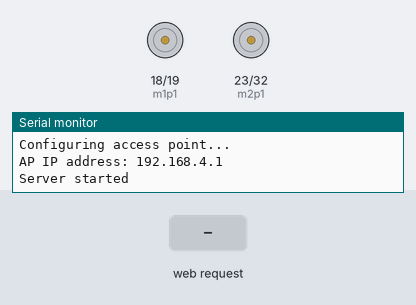
A sketch run on a simulated ESP32. Parts: motor-driver pin pairs drawn as motors (green arrow = first pin HIGH = forward, orange = second pin HIGH = backward, longer = more drive, scaled by the enable pin), the last lines printed to the serial monitor. Inputs (shaded band) come from the test bench.

Above: at 1.2 s.
1.3 s: HTTP request GET /front received
2.8 s: HTTP request GET /start received
At 3.5 s:
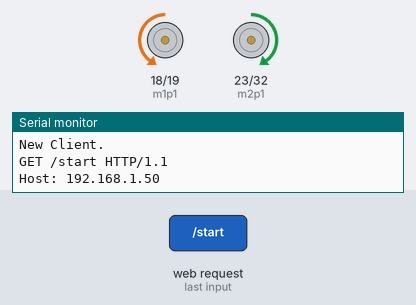
5.3 s: HTTP request GET /back received
6.8 s: HTTP request GET /start received
At 7.6 s:
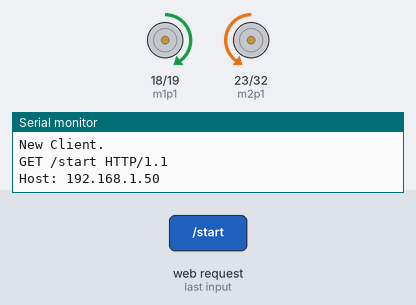
Timing chart, 0 to 9.8 s (numbered marks = the images above; inputs shaded):
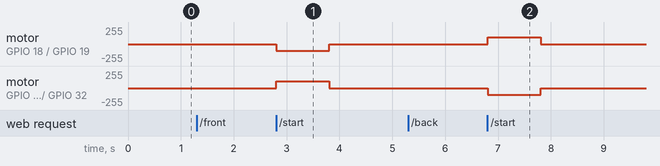

Measured:
- after the input at 2.8 s, motor on GPIO 18 (m1p1) / GPIO 19 (m1p2): stopped → backward 100/255 at once, → stopped 1.0 s later; motor on GPIO 23 (m2p1) / GPIO 32 (m2p2): stopped → forward 100/255 at once, → stopped 1.0 s later
- after the input at 6.8 s, motor on GPIO 18 (m1p1) / GPIO 19 (m1p2): stopped → forward 100/255 at once, → stopped 1.0 s later; motor on GPIO 23 (m2p1) / GPIO 32 (m2p2): stopped → backward 100/255 at once, → stopped 1.0 s later

The sketch:

buttonbot.ino
```cpp
// Load Wi-Fi library
#include <WiFi.h>
#include <WiFiClient.h>
#include <WiFiAP.h>

void carforward();
void carbackward();
void carturnleft();
void carturnright();
void carStop();

void startloop();

#define speed 100
#define t_speed 50

#define del 1000
#define t_del 200

// Replace with your network credentials
const char *ssid = "yourAP";
const char *password = "yourPassword";

// Set web server port number to 80
WiFiServer server(80);

// Variable to store the HTTP request
String header;

// Auxiliar variables to store the current output state
int m1p1 = 18;
int m1p2 = 19;
int m2p1 = 23;
int m2p2 = 32;
int m1en = 5;
int m2en = 33;

int list[20];
int count = 0;
int f = 1;
int b = 2;
int l = 3;
int r = 4;
int s = 0;

// Current time
unsigned long currentTime = millis();
// Previous time
unsigned long previousTime = 0;
// Define timeout time in milliseconds (example: 2000ms = 2s)
const long timeoutTime = 2000;

void setup() {
  Serial.begin(115200);
  // Initialize the output variables as outputs
  pinMode(m1p1, OUTPUT);
  pinMode(m1p2, OUTPUT);
  pinMode(m2p1, OUTPUT);
  pinMode(m2p2, OUTPUT);
  pinMode(m1en, OUTPUT);
  pinMode(m2en, OUTPUT);
  // Set outputs to LOW
  carStop();

  // Connect to Wi-Fi network with SSID and password
  Serial.println();
  Serial.println("Configuring access point...");

  // You can remove the password parameter if you want the AP to be open.
  // a valid password must have more than 7 characters
  if (!WiFi.softAP(ssid, password)) {
    log_e("Soft AP creation failed.");
    while(1);
  }
  IPAddress myIP = WiFi.softAPIP();
  Serial.print("AP IP address: ");
  Serial.println(myIP);
  server.begin();

  Serial.println("Server started");
}

void loop(){
  WiFiClient client = server.available();   // Listen for incoming clients

  if (client) {                             // If a new client connects,
    currentTime = millis();
    previousTime = currentTime;
    Serial.println("New Client.");          // print a message out in the serial port
    String currentLine = "";                // make a String to hold incoming data from the client
    while (client.connected() && currentTime - previousTime <= timeoutTime) {  // loop while the client's connected
      currentTime = millis();
      if (client.available()) {             // if there's bytes to read from the client,
        char c = client.read();             // read a byte, then
        Serial.write(c);                    // print it out the serial monitor
        header += c;
        if (c == '\n') {                    // if the byte is a newline character
          // if the current line is blank, you got two newline characters in a row.
          // that's the end of the client HTTP request, so send a response:
          if (currentLine.length() == 0) {
            // HTTP headers always start with a response code (e.g. HTTP/1.1 200 OK)
            // and a content-type so the client knows what's coming, then a blank line:
            client.println("HTTP/1.1 200 OK");
            client.println("Content-type:text/html");
            client.println("Connection: close");
            client.println();

            // turns the GPIOs on and off
            if (header.indexOf("GET /front") >= 0) {
              list[count] = f;
              count++;

            } else if (header.indexOf("GET /back") >= 0) {
              list[count] = b;
              count++;

            } else if (header.indexOf("GET /left") >= 0) {
              list[count] = l;
              count++;

            } else if (header.indexOf("GET /right") >= 0) {
              list[count] = r;
              count++;

            } else if (header.indexOf("GET /start") >= 0) {
              list[count] = s;
              startloop();

            }

            // Display the HTML web page
            client.println("<!DOCTYPE html><html>");
            client.println("<head><meta name=\"viewport\" content=\"width=device-width, initial-scale=1\">");
            client.println("<link rel=\"icon\" href=\"data:,\">");
            // CSS to style the on/off buttons
            // Feel free to change the background-color and font-size attributes to fit your preferences
            client.println("<style>html { font-family: Helvetica; display: inline-block; margin: 0px auto; text-align: center;}");
            client.println(".button { background-color: #4CAF50; border: none; color: white; padding: 16px 40px;");
            client.println("text-decoration: none; font-size: 30px; margin: 2px; cursor: pointer;}");
            client.println("</style></head>");

            // Web Page Heading
            client.println("<body><h1>ESP32 Web Server</h1>");

            // Display current state, and ON/OFF buttons for GPIO 26
            //client.println("<p>GPIO 26 - State " + output26State + "</p>");
            // If the output26State is off, it displays the ON button
            client.println("<p><a href=\"/front\"><button class=\"button\">FRONT</button></a></p>");


            // Display current state, and ON/OFF buttons for GPIO 27
            //client.println("<p>GPIO 27 - State " + output27State + "</p>");
            // If the output27State is off, it displays the ON button
            client.println("<p><a href=\"/back\"><button class=\"button\">BACK</button></a></p>");

            client.println("<p><a href=\"/right\"><button class=\"button\">RIGHT</button></a></p>");
            client.println("<p><a href=\"/left\"><button class=\"button\">LEFT</button></a></p>");
            client.println("<p><a href=\"/start\"><button class=\"button\">START</button></a></p>");

            client.println("</body></html>");

            // The HTTP response ends with another blank line
            client.println();
            // Break out of the while loop
            break;
          } else { // if you got a newline, then clear currentLine
            currentLine = "";
          }
        } else if (c != '\r') {  // if you got anything else but a carriage return character,
          currentLine += c;      // add it to the end of the currentLine
        }
      }
    }
    // Clear the header variable
    header = "";
    // Close the connection
    client.stop();
    Serial.println("Client disconnected.");
    Serial.println("");
  }
}

void carforward() {
  analogWrite(m1en, speed);
  analogWrite(m2en, speed);
  digitalWrite(m1p1, LOW);
  digitalWrite(m1p2, HIGH);
  digitalWrite(m2p1, HIGH);
  digitalWrite(m2p2, LOW);
  delay(del);
}
void carbackward() {
  analogWrite(m1en, speed);
  analogWrite(m2en, speed);
  digitalWrite(m1p1, HIGH);
  digitalWrite(m1p2, LOW);
  digitalWrite(m2p1, LOW);
  digitalWrite(m2p2, HIGH);
  delay(del);
}
void carturnleft() {
  analogWrite(m1en, t_speed);
  analogWrite(m2en, t_speed);
  digitalWrite(m1p1, HIGH);
  digitalWrite(m1p2, LOW);
  digitalWrite(m2p1, HIGH);
  digitalWrite(m2p2, LOW);
  delay(t_del);
}
void carturnright() {
  analogWrite(m1en, t_speed);
  analogWrite(m2en, t_speed);
  digitalWrite(m1p1, LOW);
  digitalWrite(m1p2, HIGH);
  digitalWrite(m2p1, LOW);
  digitalWrite(m2p2, HIGH);
  delay(t_del);
}
void carStop() {
  analogWrite(m1en, 0);
  analogWrite(m2en, 0);
  digitalWrite(m1p1, LOW);
  digitalWrite(m1p2, LOW);
  digitalWrite(m2p1, LOW);
  digitalWrite(m2p2, LOW);
}

void startloop() {
  for(int i = 0; i <= 20; i++)
  {
    if (list[i] == s)
      break;

    else if (list[i] == f) {
      carforward();
      carStop();
    }
    else if (list[i] == b) {
      carbackward();
      carStop();
    }
    else if (list[i] == l) {
      carturnleft();
      carforward();
      carStop();
    }
    else if (list[i] == r) {
      carturnright();
      carforward();
      carStop();
    }
  }
  list[0] = s;
  count = 0;
}
```
